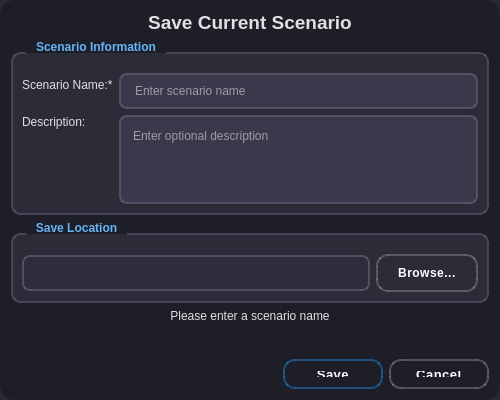
<?xml version="1.0" encoding="UTF-8"?>
<ui version="4.0">
 <class>CSaveScenarioDialog</class>
 <widget class="QDialog" name="CSaveScenarioDialog">
  <property name="geometry">
   <rect>
    <x>0</x>
    <y>0</y>
    <width>500</width>
    <height>400</height>
   </rect>
  </property>
  <property name="windowTitle">
   <string>Save Scenario</string>
  </property>
  <property name="styleSheet">
   <string notr="true">QDialog {
    background-color: rgba(30, 30, 40, 0.95);
    border-radius: 15px;
}
QGroupBox {
    background-color: rgba(50, 50, 65, 0.7);
    border: 2px solid rgba(100, 100, 120, 0.5);
    border-radius: 10px;
    margin-top: 12px;
    padding-top: 10px;
    font-weight: bold;
    color: #E0E0E0;
}
QGroupBox::title {
    subcontrol-origin: margin;
    subcontrol-position: top left;
    left: 15px;
    padding: 0 8px;
    color: #64B5F6;
}
QLabel {
    color: #E0E0E0;
}
QLineEdit {
    background-color: rgba(60, 60, 80, 0.8);
    border: 2px solid rgba(100, 100, 120, 0.6);
    border-radius: 8px;
    padding: 8px 12px;
    color: white;
    selection-background-color: rgba(33, 150, 243, 0.7);
}
QLineEdit:focus {
    border: 2px solid rgba(33, 150, 243, 0.8);
}
QLineEdit:read-only {
    background-color: rgba(45, 45, 60, 0.6);
    color: #B0B0B0;
}
QTextEdit {
    background-color: rgba(60, 60, 80, 0.8);
    border: 2px solid rgba(100, 100, 120, 0.6);
    border-radius: 8px;
    padding: 8px;
    color: white;
    selection-background-color: rgba(33, 150, 243, 0.7);
}
QTextEdit:focus {
    border: 2px solid rgba(33, 150, 243, 0.8);
}</string>
  </property>
  <layout class="QVBoxLayout" name="verticalLayout">
   <item>
    <widget class="QLabel" name="label_Title">
     <property name="font">
      <font>
       <pointsize>14</pointsize>
       <bold>true</bold>
      </font>
     </property>
     <property name="text">
      <string>Save Current Scenario</string>
     </property>
     <property name="alignment">
      <set>Qt::AlignCenter</set>
     </property>
    </widget>
   </item>
   <item>
    <widget class="QGroupBox" name="groupBox_ScenarioInfo">
     <property name="title">
      <string>Scenario Information</string>
     </property>
     <layout class="QFormLayout" name="formLayout">
      <item row="0" column="0">
       <widget class="QLabel" name="label_Name">
        <property name="text">
         <string>Scenario Name:*</string>
        </property>
       </widget>
      </item>
      <item row="0" column="1">
       <widget class="QLineEdit" name="lineEdit_Name">
        <property name="placeholderText">
         <string>Enter scenario name</string>
        </property>
       </widget>
      </item>
      <item row="1" column="0">
       <widget class="QLabel" name="label_Description">
        <property name="text">
         <string>Description:</string>
        </property>
        <property name="alignment">
         <set>Qt::AlignLeading|Qt::AlignLeft|Qt::AlignTop</set>
        </property>
       </widget>
      </item>
      <item row="1" column="1">
       <widget class="QTextEdit" name="textEdit_Description">
        <property name="maximumSize">
         <size>
          <width>16777215</width>
          <height>100</height>
         </size>
        </property>
        <property name="placeholderText">
         <string>Enter optional description</string>
        </property>
       </widget>
      </item>
     </layout>
    </widget>
   </item>
   <item>
    <widget class="QGroupBox" name="groupBox_SaveLocation">
     <property name="title">
      <string>Save Location</string>
     </property>
     <layout class="QVBoxLayout" name="verticalLayout_3">
      <item>
       <layout class="QHBoxLayout" name="horizontalLayout_2">
        <item>
         <widget class="QLineEdit" name="lineEdit_SaveLocation">
          <property name="readOnly">
           <bool>true</bool>
          </property>
         </widget>
        </item>
        <item>
         <widget class="QPushButton" name="pushButton_BrowseLocation">
          <property name="styleSheet">
           <string notr="true">QPushButton {
    background: qlineargradient(x1:0, y1:0, x2:0, y2:1,
                                stop:0 rgba(158, 158, 158, 0.75),
                                stop:0.5 rgba(141, 141, 141, 0.75),
                                stop:1 rgba(117, 117, 117, 0.75));
    border: 2px solid rgba(158, 158, 158, 0.4);
    color: white;
    padding: 10px 20px;
    border-radius: 12px;
    font-weight: 600;
    letter-spacing: 0.5px;
}
QPushButton:hover {
    background: qlineargradient(x1:0, y1:0, x2:0, y2:1,
                                stop:0 rgba(189, 189, 189, 0.8),
                                stop:0.5 rgba(168, 168, 168, 0.8),
                                stop:1 rgba(158, 158, 158, 0.8));
    border: 2px solid rgba(189, 189, 189, 0.6);
}
QPushButton:pressed {
    background: qlineargradient(x1:0, y1:0, x2:0, y2:1,
                                stop:0 rgba(97, 97, 97, 0.8),
                                stop:1 rgba(66, 66, 66, 0.8));
    border: 2px solid rgba(97, 97, 97, 0.8);
    padding: 11px 20px 9px 20px;
}</string>
          </property>
          <property name="text">
           <string>Browse...</string>
          </property>
         </widget>
        </item>
       </layout>
      </item>
     </layout>
    </widget>
   </item>
   <item>
    <widget class="QLabel" name="label_Status">
     <property name="text">
      <string>Please enter a scenario name</string>
     </property>
     <property name="alignment">
      <set>Qt::AlignCenter</set>
     </property>
    </widget>
   </item>
   <item>
    <spacer name="verticalSpacer">
     <property name="orientation">
      <enum>Qt::Vertical</enum>
     </property>
     <property name="sizeHint" stdset="0">
      <size>
       <width>20</width>
       <height>40</height>
      </size>
     </property>
    </spacer>
   </item>
   <item>
    <layout class="QHBoxLayout" name="horizontalLayout">
     <item>
      <spacer name="horizontalSpacer">
       <property name="orientation">
        <enum>Qt::Horizontal</enum>
       </property>
       <property name="sizeHint" stdset="0">
        <size>
         <width>40</width>
         <height>20</height>
        </size>
       </property>
      </spacer>
     </item>
     <item>
      <widget class="QPushButton" name="pushButton_Save">
       <property name="minimumSize">
        <size>
         <width>100</width>
         <height>30</height>
        </size>
       </property>
       <property name="font">
        <font>
         <pointsize>10</pointsize>
         <bold>true</bold>
        </font>
       </property>
       <property name="styleSheet">
        <string notr="true">QPushButton {
    background: qlineargradient(x1:0, y1:0, x2:0, y2:1,
                                stop:0 rgba(33, 150, 243, 0.8),
                                stop:0.5 rgba(30, 136, 229, 0.8),
                                stop:1 rgba(25, 118, 210, 0.8));
    border: 2px solid rgba(33, 150, 243, 0.4);
    color: white;
    padding: 10px 24px;
    border-radius: 12px;
    font-weight: 600;
    letter-spacing: 0.5px;
}
QPushButton:hover {
    background: qlineargradient(x1:0, y1:0, x2:0, y2:1,
                                stop:0 rgba(66, 165, 245, 0.85),
                                stop:0.5 rgba(33, 150, 243, 0.85),
                                stop:1 rgba(30, 136, 229, 0.85));
    border: 2px solid rgba(66, 165, 245, 0.6);
}
QPushButton:pressed {
    background: qlineargradient(x1:0, y1:0, x2:0, y2:1,
                                stop:0 rgba(21, 101, 192, 0.85),
                                stop:1 rgba(13, 71, 161, 0.85));
    border: 2px solid rgba(21, 101, 192, 0.8);
    padding: 11px 24px 9px 24px;
}
QPushButton:disabled {
    background: qlineargradient(x1:0, y1:0, x2:0, y2:1,
                                stop:0 rgba(189, 189, 189, 0.6),
                                stop:1 rgba(158, 158, 158, 0.6));
    border: 2px solid rgba(189, 189, 189, 0.3);
    color: rgba(255, 255, 255, 0.4);
}</string>
       </property>
       <property name="text">
        <string>Save</string>
       </property>
      </widget>
     </item>
     <item>
      <widget class="QPushButton" name="pushButton_Cancel">
       <property name="minimumSize">
        <size>
         <width>100</width>
         <height>30</height>
        </size>
       </property>
       <property name="font">
        <font>
         <pointsize>10</pointsize>
         <bold>true</bold>
        </font>
       </property>
       <property name="styleSheet">
        <string notr="true">QPushButton {
    background: qlineargradient(x1:0, y1:0, x2:0, y2:1,
                                stop:0 rgba(158, 158, 158, 0.75),
                                stop:0.5 rgba(141, 141, 141, 0.75),
                                stop:1 rgba(117, 117, 117, 0.75));
    border: 2px solid rgba(158, 158, 158, 0.4);
    color: white;
    padding: 10px 24px;
    border-radius: 12px;
    font-weight: 600;
    letter-spacing: 0.5px;
}
QPushButton:hover {
    background: qlineargradient(x1:0, y1:0, x2:0, y2:1,
                                stop:0 rgba(189, 189, 189, 0.8),
                                stop:0.5 rgba(168, 168, 168, 0.8),
                                stop:1 rgba(158, 158, 158, 0.8));
    border: 2px solid rgba(189, 189, 189, 0.6);
}
QPushButton:pressed {
    background: qlineargradient(x1:0, y1:0, x2:0, y2:1,
                                stop:0 rgba(97, 97, 97, 0.8),
                                stop:1 rgba(66, 66, 66, 0.8));
    border: 2px solid rgba(97, 97, 97, 0.8);
    padding: 11px 24px 9px 24px;
}</string>
       </property>
       <property name="text">
        <string>Cancel</string>
       </property>
      </widget>
     </item>
    </layout>
   </item>
  </layout>
 </widget>
 <resources/>
 <connections/>
</ui>
